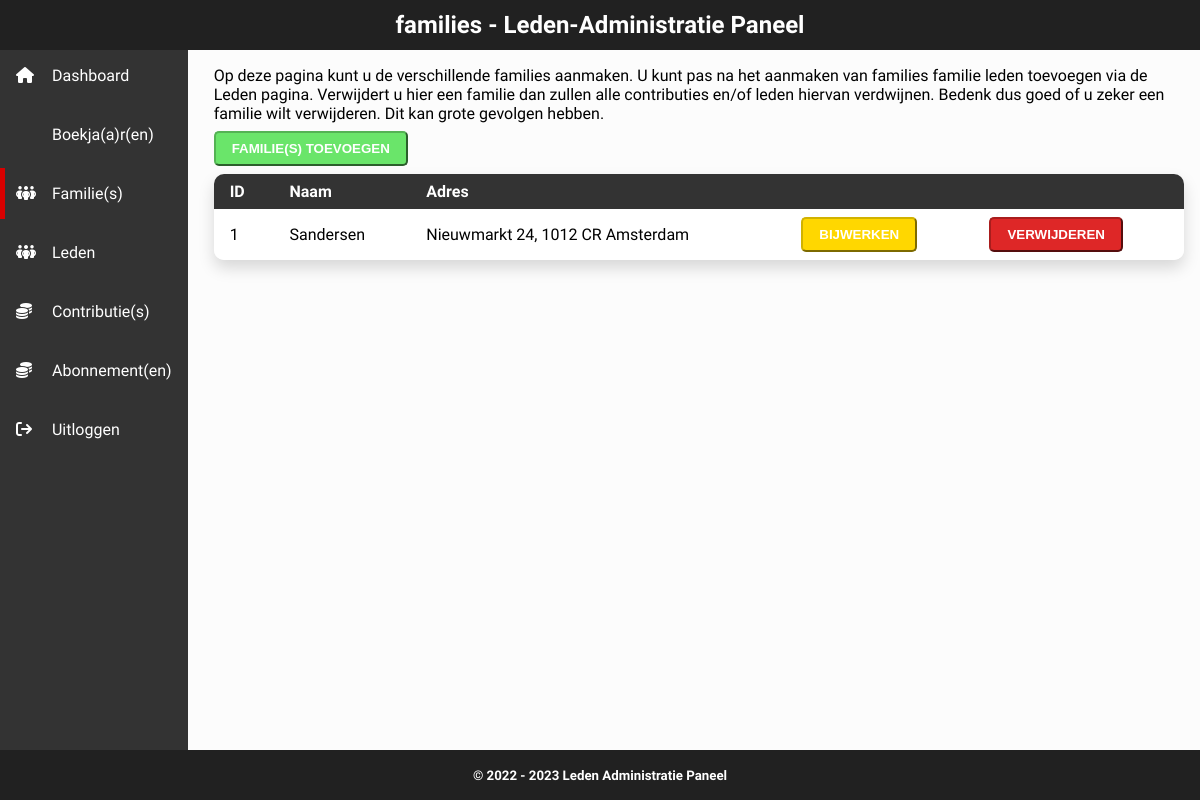
The page /families.php (signed in) on the database its author committed.
### tables this page shows
CREATE TABLE `familie` (
  `ID` int(100) NOT NULL,
  `Naam` varchar(255) NOT NULL,
  `Adres` varchar(255) NOT NULL
);

### mvc/controller/controller.php (called while the page is built, shortened)
<?php
include_once("./mvc/model/Model.php");
class Controller {
    public $model;
    public function __construct() {
        $this->model = new Model();
    }
    public function listFamilies() {
        $Families = $this->model->getFamiliesList();
        include './mvc/view/familieslist.php';
    }
}

### mvc/model/Model.php (called while the page is built, shortened)
<?php
include_once("./mvc/model/Family.php");
class Model {
    public function getFamiliesList() {
        include 'inc/process/connect.php';
        $families = array();
        try {
            $stmt = $conn->prepare("SELECT * FROM familie");
            $stmt->execute();
            while ($row = $stmt->fetch(PDO::FETCH_ASSOC)) {
                $families[] = new Family($row['ID'], $row['Naam'], $row['Adres']);
            }
        } catch(PDOException $e) {
            echo "Foutmelding: " . $e->getMessage();
        }
        return $families;
    }
}
?>

### mvc/model/Family.php (called while the page is built, shortened)
<?php
class Family {
    public function __construct($ID, $name, $address) {
        $this->ID = $ID;
        $this->name = $name;
        $this->address = $address;
    }
}
?>

### mvc/view/familieslist.php (the view)
<table>
    <thead>
        <tr>
            <th>ID</th>
            <th>Naam</th>
            <th>Adres</th>
            <th colspan="2">&nbsp;</th>
        </tr>
    </thead>
    <tbody>
        <?php foreach ($Families as $family) { ?>
            <tr>
                <td><?php echo $family->ID; ?></td>
                <td><?php echo $family->name; ?></td>
                <td><?php echo $family->address; ?></td>
                <td>
                    <a href="./families.php?action=update&id=<?php echo $family->ID; ?>">
                        <button class="watchout">Bijwerken</button>
                    </a>
                </td>
                <td>
                    <a href="./families.php?action=delete&id=<?php echo $family->ID; ?>">
                        <button class="failure">Verwijderen</button>
                    </a>
                </td>
            </tr>
        <?php } ?>
    </tbody>
</table>

### inc/templates/header.php (style rules this page uses)
:root { --top-bottom-height: 50px; --grid-gap: 0px; --font-righteous: 'Righteous', cursive; --font-sarabun: 'Sarabun', sans-serif; --body-background: #fcfcfc; --body-color: #fff; --content-color: #000; }
p, a, th, td { font-family: var(--font-sarabun); margin-top: 0; margin-bottom: .5rem; }
body { display: grid; grid-template-columns: auto auto auto auto auto auto auto auto auto auto auto auto; gap: var(--grid-gap); margin: 0; background: var(--body-background); color: var(--body-color); }
button { padding: .5rem 1rem; border-radius: 5px; text-transform: uppercase; font-weight: 700; transition: all .5s ease; }
button.watchout { border-color: #d1b200; background-color: #ffd700; color: white; }
button.failure { border-color: #a91d1d; background-color: #de2727; color: white; }
table { border-collapse: collapse; width: 100%; box-shadow: 0 .5rem 1rem rgba(0,0,0, .15); border-radius: 10px; margin: 0.5rem 0; }
table th { font-weight: bold; text-align: start; background: #333333; color: white; }
table thead tr:first-of-type th:first-of-type { border-top-left-radius: 10px; }
table thead tr:first-of-type th:last-of-type { border-top-right-radius: 10px; }
table tbody tr:last-of-type td:first-of-type { border-bottom-left-radius: 10px; }
table tbody tr:last-of-type td:last-of-type { border-bottom-right-radius: 10px; }
table th, table td { padding: 0.5rem 1rem; }
table tbody tr:nth-child(odd) { background: #fff; }

### rows shown on the page
familie: ID "1", Naam "Sandersen", Adres "Nieuwmarkt 24, 1012 CR Amsterdam"

### other values the page prints
basename(substr($_SERVER['SCRIPT_NAME'], 1), '.php') "families"
